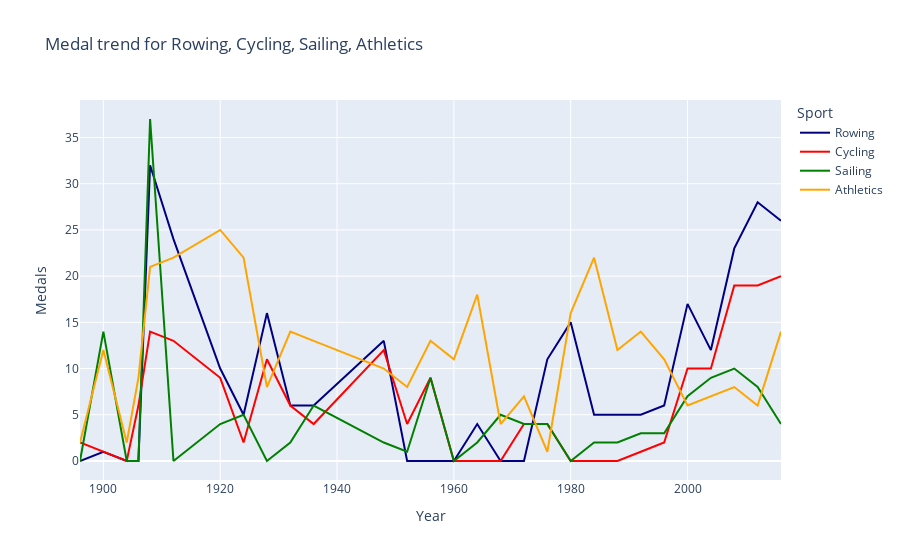

The notebook cell this image was saved under:
### Markdown cell above
Samma sak i plotly express

### Code cell
px.line(medal_trend_df, 
    x=medal_trend_df.index,
    y=medal_trend_df.columns,
    title=f"Medal trend for {', '.join(medal_trend_df.columns)}",
    labels={'index': 'Year', 'value': 'Medals', 'variable': 'Sport'},
    color_discrete_sequence=['navy', 'red', 'green', 'orange'],
)

### Figure 1 — Plotly figure (JSON) as saved in the notebook; plotly's stock layout.template omitted (floating-point values rounded to 4 significant figures)
{"data": [{"hovertemplate": "Sport=Rowing<br>Year=%{x}<br>Medals=%{y}<extra></extra>", "legendgroup": "Rowing", "line": {"color": "navy", "dash": "solid"}, "marker": {"symbol": "circle"}, "mode": "lines", "name": "Rowing", "orientation": "v", "showlegend": true, "type": "scatter", "x": [1896, 1900, 1904, 1906, 1908, 1912, 1920, 1924, 1928, 1932, 1936, 1948, 1952, 1956, 1960, 1964, 1968, 1972, 1976, 1980, 1984, 1988, 1992, 1996, 2000, 2004, 2008, 2012, 2016], "xaxis": "x", "y": [0, 1, 0, 0, 32, 24, 10, 5, 16, 6, 6, 13, 0, 0, 0, 4, 0, 0, 11, 15, 5, 5, 5, 6, 17, 12, 23, 28, 26], "yaxis": "y"}, {"hovertemplate": "Sport=Cycling<br>Year=%{x}<br>Medals=%{y}<extra></extra>", "legendgroup": "Cycling", "line": {"color": "red", "dash": "solid"}, "marker": {"symbol": "circle"}, "mode": "lines", "name": "Cycling", "orientation": "v", "showlegend": true, "type": "scatter", "x": [1896, 1900, 1904, 1906, 1908, 1912, 1920, 1924, 1928, 1932, 1936, 1948, 1952, 1956, 1960, 1964, 1968, 1972, 1976, 1980, 1984, 1988, 1992, 1996, 2000, 2004, 2008, 2012, 2016], "xaxis": "x", "y": [2, 1, 0, 6, 14, 13, 9, 2, 11, 6, 4, 12, 4, 9, 0, 0, 0, 4, 4, 0, 0, 0, 1, 2, 10, 10, 19, 19, 20], "yaxis": "y"}, {"hovertemplate": "Sport=Sailing<br>Year=%{x}<br>Medals=%{y}<extra></extra>", "legendgroup": "Sailing", "line": {"color": "green", "dash": "solid"}, "marker": {"symbol": "circle"}, "mode": "lines", "name": "Sailing", "orientation": "v", "showlegend": true, "type": "scatter", "x": [1896, 1900, 1904, 1906, 1908, 1912, 1920, 1924, 1928, 1932, 1936, 1948, 1952, 1956, 1960, 1964, 1968, 1972, 1976, 1980, 1984, 1988, 1992, 1996, 2000, 2004, 2008, 2012, 2016], "xaxis": "x", "y": [0, 14, 0, 0, 37, 0, 4, 5, 0, 2, 6, 2, 1, 9, 0, 2, 5, 4, 4, 0, 2, 2, 3, 3, 7, 9, 10, 8, 4], "yaxis": "y"}, {"hovertemplate": "Sport=Athletics<br>Year=%{x}<br>Medals=%{y}<extra></extra>", "legendgroup": "Athletics", "line": {"color": "orange", "dash": "solid"}, "marker": {"symbol": "circle"}, "mode": "lines", "name": "Athletics", "orientation": "v", "showlegend": true, "type": "scatter", "x": [1896, 1900, 1904, 1906, 1908, 1912, 1920, 1924, 1928, 1932, 1936, 1948, 1952, 1956, 1960, 1964, 1968, 1972, 1976, 1980, 1984, 1988, 1992, 1996, 2000, 2004, 2008, 2012, 2016], "xaxis": "x", "y": [2, 12, 2, 9, 21, 22, 25, 22, 8, 14, 13, 10, 8, 13, 11, 18, 4, 7, 1, 16, 22, 12, 14, 11, 6, 7, 8, 6, 14], "yaxis": "y"}], "layout": {"legend": {"title": {"text": "Sport"}, "tracegroupgap": 0}, "title": {"text": "Medal trend for Rowing, Cycling, Sailing, Athletics"}, "xaxis": {"anchor": "y", "domain": [0, 1], "title": {"text": "Year"}}, "yaxis": {"anchor": "x", "domain": [0, 1], "title": {"text": "Medals"}}}}
